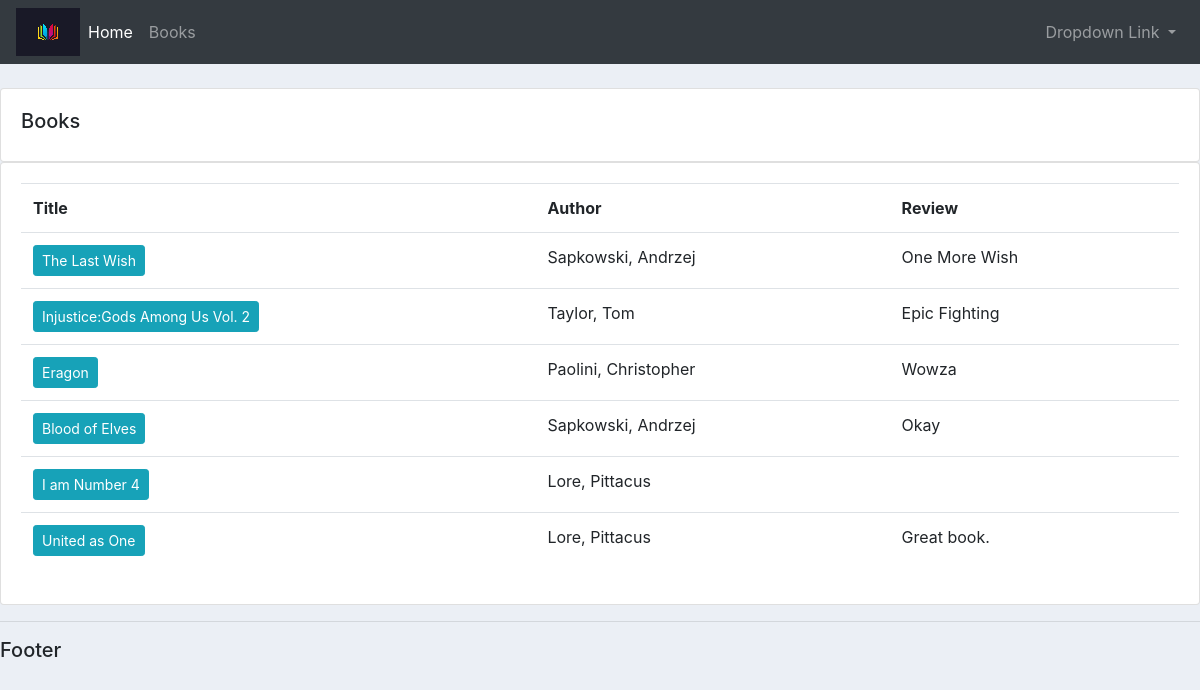
Page /catalog/books on the earlier database version.
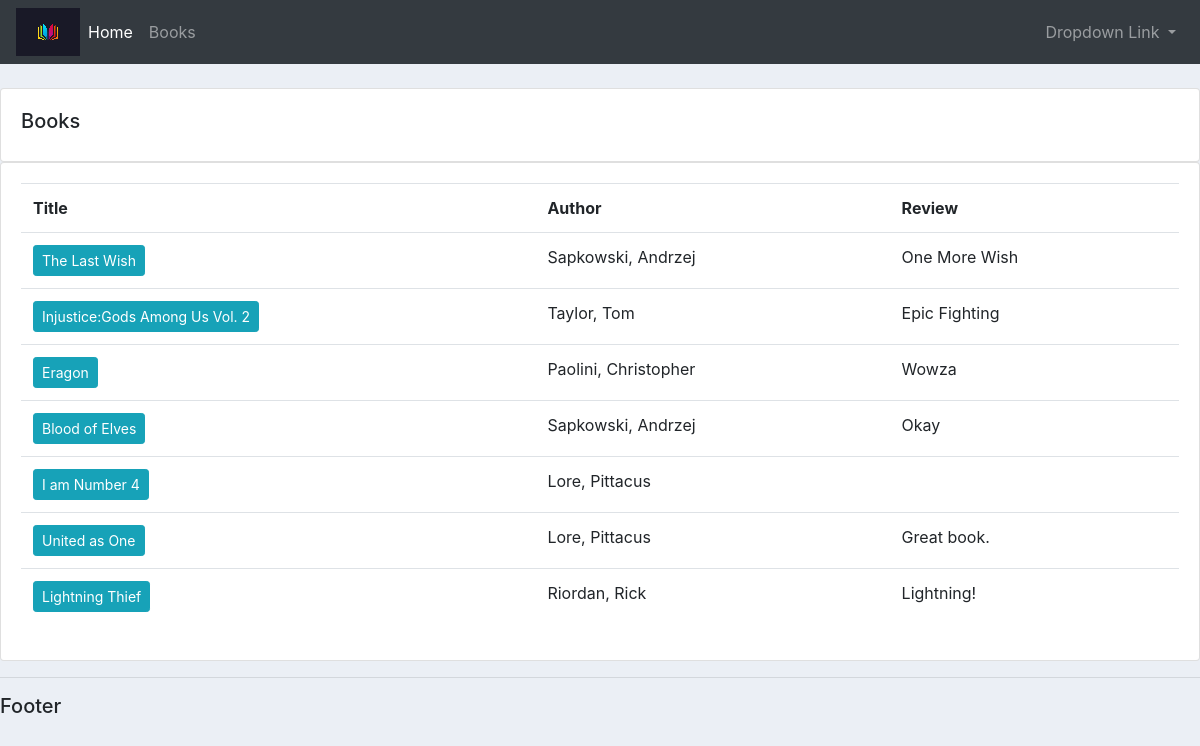
Same page on the later database version.
### catalog/models.py (models this page shows, shortened)
class Book(models.Model):
    title = models.CharField(max_length=200)
    author = models.ForeignKey('Author', on_delete=models.SET_NULL, null = True)
    summary = models.TextField(max_length=1000, help_text='Enter a brief description of the book')
    isbn = models.CharField('ISBN', max_length=13, help_text='13 Character ISBN Number')
    review = models.TextField(max_length=1000, help_text='Give the book a review', null = True, blank=True)
    publisher = models.ForeignKey('Publisher', on_delete=models.SET_NULL, null=True, blank = True)
    yearPub = models.DateField(null=True, )

class Author(models.Model):
	first_name = models.CharField(max_length=100)
	last_name = models.CharField(max_length=100)
	date_of_birth = models.DateField(null = True, blank = True)
	date_of_death = models.DateField('Died', null=True, blank=True)
	class Meta:
		ordering = ['last_name', 'first_name']
	def __str__(self):
		return f'{self.last_name}, {self.first_name}'

### catalog/views.py (the view)
# urls.py: path('books', views.books, name = 'books'),
def books(request):
    books = Book.objects.all()
    return render(request, 'catalog/books.html', {'books': books})

### catalog/templates/catalog/books.html
{% extends 'catalog/main.html'%}
{% block content%}
<br />
<div class="row">
	<div class="col-md">
		<div class="card card-body">
			<h5>Books</h5>
		</div>
		<div class="card card-body">
			<table class="table">
				<tr>
					<th>Title</th>
					<th>Author</th>
					<th>Review</th>
				</tr>
				{% for i in books %}
					<tr>
						<td><a href="{% url 'instance' i.id %}" class="btn btn-sm btn-info">{{i.title}}</a></td>
						<td>{{i.author}}</td>
						<td>{{i.review}}</td>
					</tr>
				{% endfor %}
			</table>
		</div>
	</div>
</div>
{% endblock content%}

Differences in the rows shown:
added Book: title "Lightning Thief", author "Riordan, Rick", review "Lightning!"
